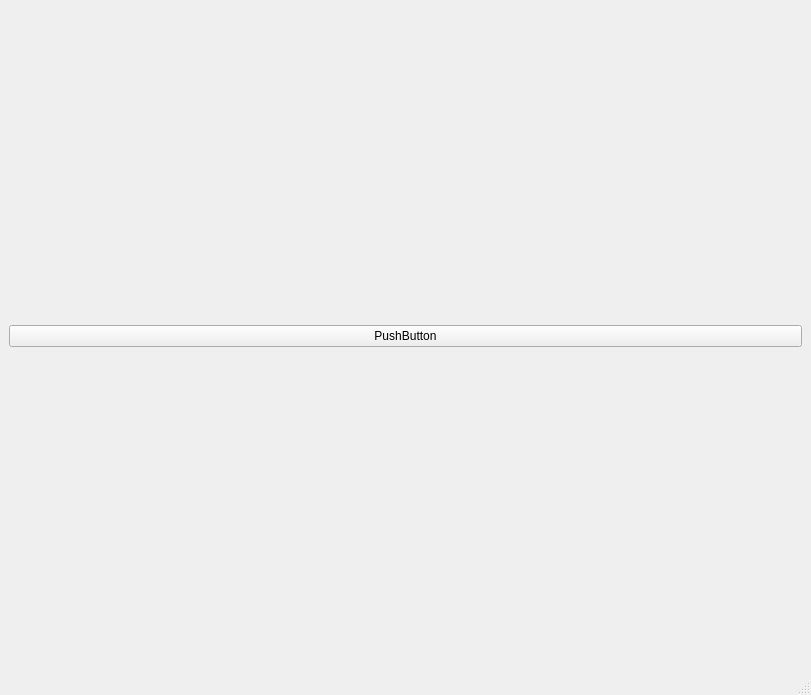
<?xml version="1.0" encoding="UTF-8"?>
<ui version="4.0">
 <class>Sparkplayer</class>
 <widget class="QMainWindow" name="Sparkplayer">
  <property name="geometry">
   <rect>
    <x>0</x>
    <y>0</y>
    <width>811</width>
    <height>695</height>
   </rect>
  </property>
  <property name="sizePolicy">
   <sizepolicy hsizetype="Expanding" vsizetype="Expanding">
    <horstretch>0</horstretch>
    <verstretch>0</verstretch>
   </sizepolicy>
  </property>
  <property name="windowTitle">
   <string>Sparkplayer</string>
  </property>
  <widget class="QWidget" name="centralwidget">
   <layout class="QVBoxLayout" name="verticalLayout">
    <item>
     <widget class="QPushButton" name="pushButton">
      <property name="text">
       <string>PushButton</string>
      </property>
     </widget>
    </item>
   </layout>
  </widget>
  <widget class="QMenuBar" name="menubar">
   <property name="geometry">
    <rect>
     <x>0</x>
     <y>0</y>
     <width>811</width>
     <height>35</height>
    </rect>
   </property>
  </widget>
  <widget class="QStatusBar" name="statusbar"/>
 </widget>
 <resources/>
 <connections/>
</ui>
